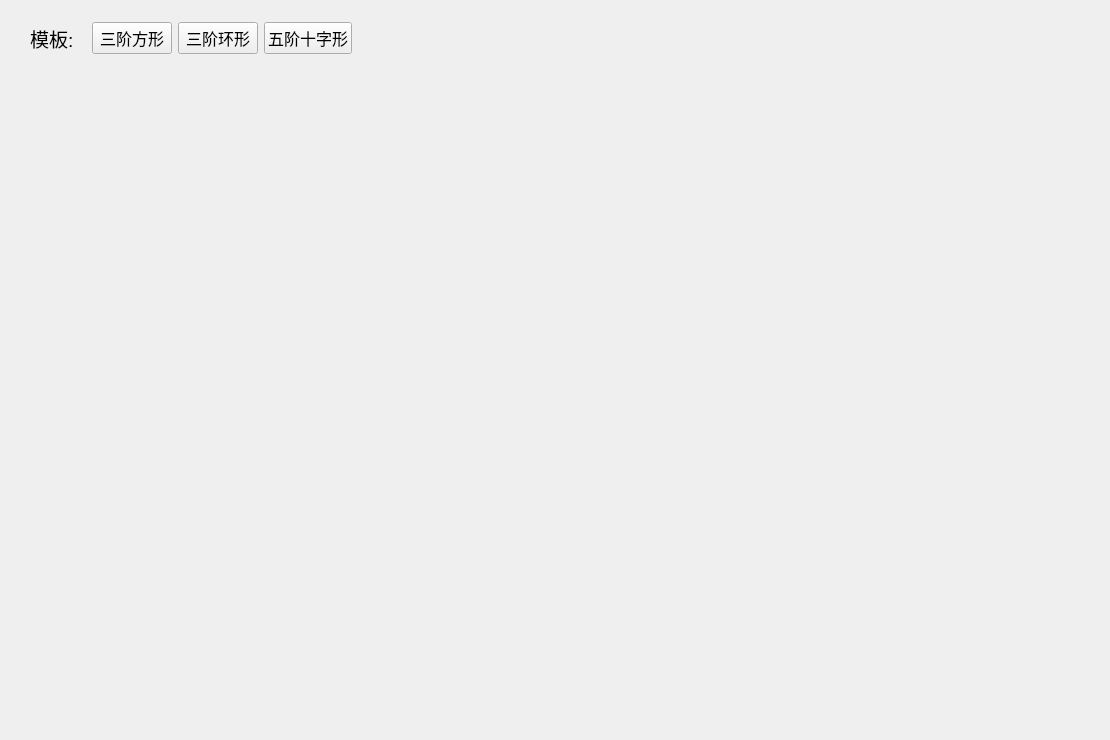
      <widget class="QWidget" name="mid_trans">
       <attribute name="title">
        <string>中值</string>
       </attribute>
       <widget class="QCustomPlot" name="mid_paint" native="true">
        <property name="geometry">
         <rect>
          <x>570</x>
          <y>60</y>
          <width>531</width>
          <height>671</height>
         </rect>
        </property>
       </widget>
       <widget class="mywidget" name="mid_page" native="true">
        <property name="geometry">
         <rect>
          <x>29</x>
          <y>60</y>
          <width>531</width>
          <height>671</height>
         </rect>
        </property>
        <property name="contextMenuPolicy">
         <enum>Qt::ActionsContextMenu</enum>
        </property>
       </widget>
       <widget class="QWidget" name="layoutWidget_4">
        <property name="geometry">
         <rect>
          <x>30</x>
          <y>20</y>
          <width>322</width>
          <height>37</height>
         </rect>
        </property>
        <layout class="QHBoxLayout" name="horizontalLayout_9">
         <item>
          <widget class="QLabel" name="average_mode_2">
           <property name="font">
            <font>
             <pointsize>14</pointsize>
            </font>
           </property>
           <property name="text">
            <string>模板:</string>
           </property>
          </widget>
         </item>
         <item>
          <layout class="QHBoxLayout" name="horizontalLayout_10">
           <item>
            <widget class="QPushButton" name="midType1">
             <property name="font">
              <font>
               <pointsize>12</pointsize>
              </font>
             </property>
             <property name="text">
              <string>三阶方形</string>
             </property>
            </widget>
           </item>
           <item>
            <widget class="QPushButton" name="midType2">
             <property name="font">
              <font>
               <pointsize>12</pointsize>
              </font>
             </property>
             <property name="text">
              <string>三阶环形</string>
             </property>
            </widget>
           </item>
           <item>
            <widget class="QPushButton" name="midType3">
             <property name="font">
              <font>
               <pointsize>12</pointsize>
              </font>
             </property>
             <property name="text">
              <string>五阶十字形</string>
             </property>
            </widget>
           </item>
          </layout>
         </item>
        </layout>
       </widget>
      </widget>
